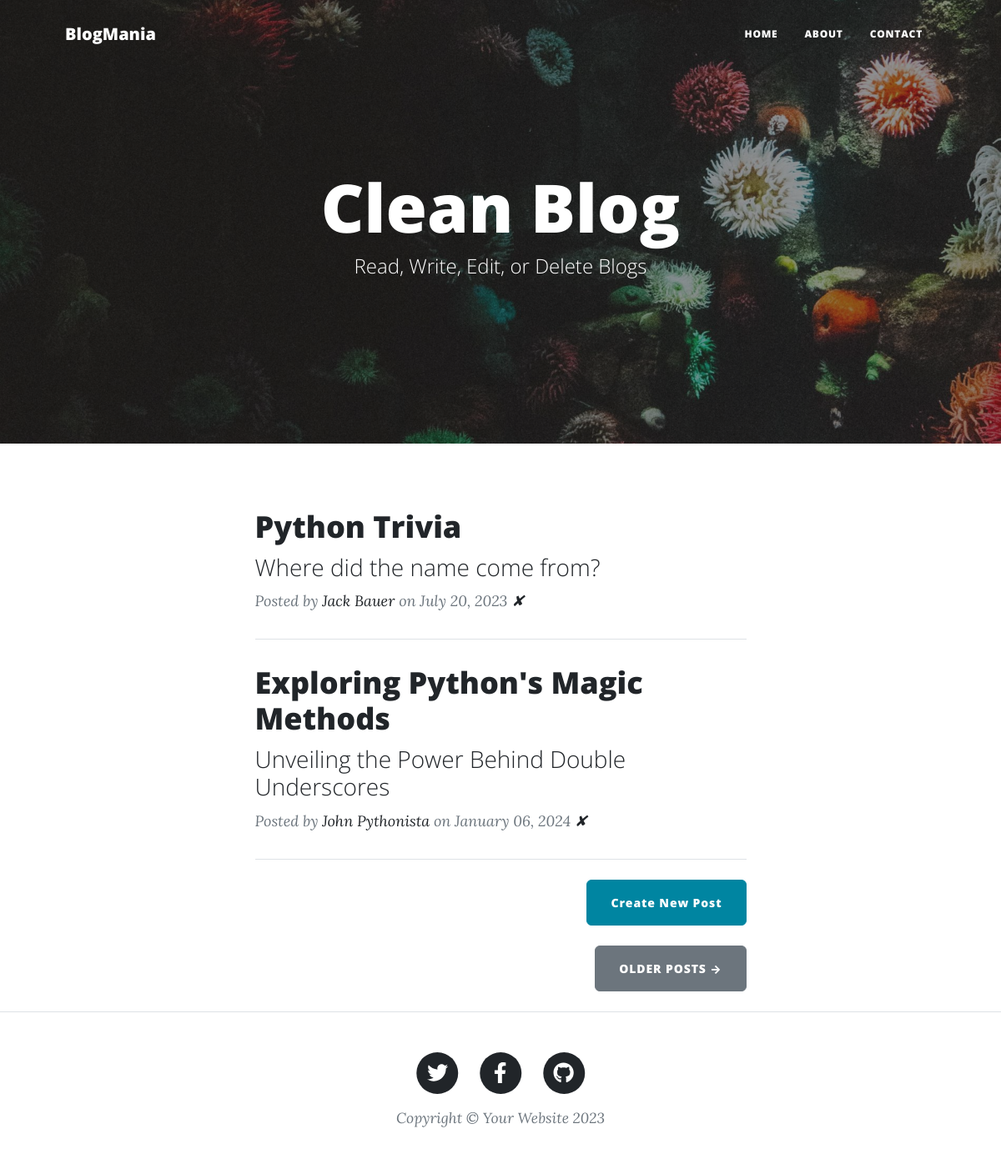
The page / on the database its author committed.
### main.py (models this page shows)
class BlogPost(db.Model):
    id = db.Column(db.Integer, primary_key=True)
    title = db.Column(db.String(250), unique=True, nullable=False)
    subtitle = db.Column(db.String(250), nullable=False)
    date = db.Column(db.String(250), nullable=False)
    body = db.Column(db.Text, nullable=False)
    author = db.Column(db.String(250), nullable=False)
    img_url = db.Column(db.String(250), nullable=False)

### main.py (the view)
@app.route('/')
def get_all_posts():
    result = db.session.execute(db.select(BlogPost))
    posts = result.scalars().all()
    return render_template("index.html", all_posts=posts)

### templates/index.html
{% include "header.html" %}
<header
  class="masthead"
  style="background-image: url('../static/assets/img/home-bg.jpg')"
>
  <div class="container position-relative px-4 px-lg-5">
    <div class="row gx-4 gx-lg-5 justify-content-center">
      <div class="col-md-10 col-lg-8 col-xl-7">
        <div class="site-heading">
          <h1>Clean Blog</h1>
          <span class="subheading">Read, Write, Edit, or Delete Blogs</span>
        </div>
      </div>
    </div>
  </div>
</header>
<div class="container px-4 px-lg-5">
  <div class="row gx-4 gx-lg-5 justify-content-center">
    <div class="col-md-10 col-lg-8 col-xl-7">
      {% for post in all_posts %}
      <div class="post-preview">
        <a href="{{ url_for('show_post', post_id=post.id) }}">
          <h2 class="post-title">{{ post.title }}</h2>
          <h3 class="post-subtitle">{{ post.subtitle }}</h3>
        </a>
        <p class="post-meta">
          Posted by
          <a href="#">{{post.author}}</a>
          on {{post.date}}
          <a href="{{url_for('delete_post', post_id=post.id) }}" title="Delete Post">✘</a>
        </p>
      </div>
      <hr class="my-4" />
      {% endfor %}
      <div class="d-flex justify-content-end mb-4">
        <a
          class="btn btn-primary float-right"
          href="{{url_for('add_new_post')}}"
          >Create New Post</a
        >
      </div>
      <div class="d-flex justify-content-end mb-4">
        <a class="btn btn-secondary text-uppercase" href="#!">Older Posts →</a>
      </div>
    </div>
  </div>
</div>
{% include "footer.html" %}

### templates/header.html (shortened to what this page needs)
<!DOCTYPE html>
<html lang="en">
  <head>
    {% block styles %}
    {{ bootstrap.load_css() }}
    <link
      href="{{ url_for('static', filename='css/styles.css') }}"
      rel="stylesheet"
    />
    {% endblock %}
  </head>
  <body>
    <nav class="navbar navbar-expand-lg navbar-light" id="mainNav">
      <div class="container px-4 px-lg-5">
        <a class="navbar-brand" href="/">BlogMania</a>
        <div class="collapse navbar-collapse" id="navbarResponsive">
          <ul class="navbar-nav ms-auto py-4 py-lg-0">
            <li class="nav-item">
              <a
                class="nav-link px-lg-3 py-3 py-lg-4"
                href="{{ url_for('get_all_posts') }}"
                >Home</a
              >
            </li>
            <li class="nav-item">
              <a
                class="nav-link px-lg-3 py-3 py-lg-4"
                href="{{ url_for('about') }}"
                >About</a
              >
            </li>
            <li class="nav-item">
              <a
                class="nav-link px-lg-3 py-3 py-lg-4"
                href="{{ url_for('contact') }}"
                >Contact</a
              >
            </li>
          </ul>
        </div>
      </div>
    </nav>

### templates/footer.html (shortened to what this page needs)
        <footer class="border-top">
          <div class="container px-4 px-lg-5">
              <div class="row gx-4 gx-lg-5 justify-content-center">
                  <div class="col-md-10 col-lg-8 col-xl-7">
                      <ul class="list-inline text-center">
                          <li class="list-inline-item">
                              <a href="#!">
                                  <span class="fa-stack fa-lg">
                                      <i class="fas fa-circle fa-stack-2x"></i>
                                      <i class="fab fa-twitter fa-stack-1x fa-inverse"></i>
                                  </span>
                              </a>
                          </li>
                          <li class="list-inline-item">
                              <a href="#!">
                                  <span class="fa-stack fa-lg">
                                      <i class="fas fa-circle fa-stack-2x"></i>
                                      <i class="fab fa-facebook-f fa-stack-1x fa-inverse"></i>
                                  </span>
                              </a>
                          </li>
                          <li class="list-inline-item">
                              <a href="#!">
                                  <span class="fa-stack fa-lg">
                                      <i class="fas fa-circle fa-stack-2x"></i>
                                      <i class="fab fa-github fa-stack-1x fa-inverse"></i>
                                  </span>
                              </a>
                          </li>
                      </ul>
                      <div class="small text-center text-muted fst-italic">Copyright &copy; Your Website 2023</div>
                  </div>
              </div>
          </div>
      </footer>
  </body>
</html>

### rows shown on the page
BlogPost: title "Python Trivia", subtitle "Where did the name come from?", author "Jack Bauer", date "July 20, 2023"
BlogPost: title "Exploring Python's Magic Methods", subtitle "Unveiling the Power Behind Double Underscores", author "John Pythonista", date "January 06, 2024"
